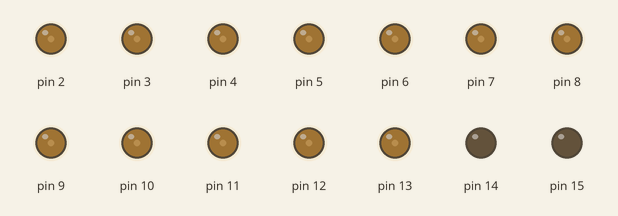
Recording of a sketch running on a simulated Arduino Mega 2560, built with avr-gcc and run on an emulated ATmega2560. On the bench: output pins drawn as LEDs (lit = HIGH). Pins used as bus, display or sensor lines are not drawn.

Above: at 0.05 s.
At 1.5 s:
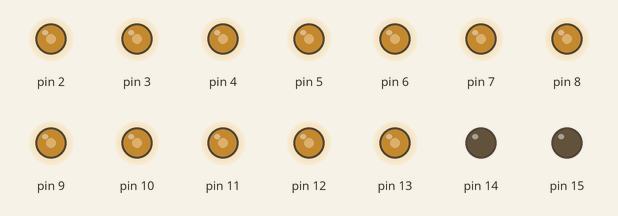
At 3.0 s:
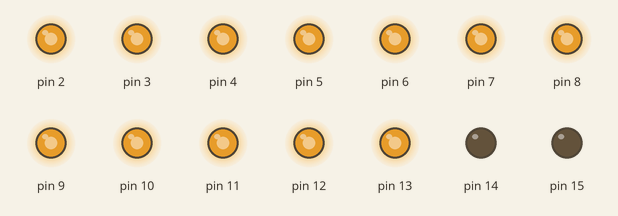
Timing chart, 0 to 6.9 s (numbered marks = the images above):
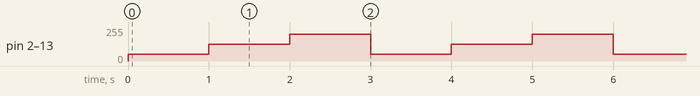

The sketch:

ArduinoCheck.ino
```cpp
/*  Coloque neste define qual o tipo de arduino que está sendo testado.
Opções atuais:
    - MEGA: Arduino mega

*/
#define MEGA


/*  Coloque neste define o tipo de teste que está sendo realizado.
Opções atuais:
    - IN: Todos os pinos são setados como input (menos o pino 1*) com pullup. O monitor serial mostrará quais pinos digitais ficam com valor LOW, e quais portas analógicas possuem um valor abaixo de 1000.
          Para testar: conecte um jumper com uma ponta em um GND do arduino, e a outra ponta em cada uma das outras portas digitais, e cheque, pelo monitor serial, se aquela porta aparece na tela;
                       Para as portas analógicas, teste cada uma delas tanto com o pino 3.3V quanto com o GND do arduino, e cheque no monitor serial se a porta selecionada aparece, e se os valores lidos são condizentes

        *: o pino 1 é utilizado pela porta serial, e esta é utilizada neste teste. Para testar esse pino específico como entrada digital, realizar um teste separado

    - OUT: Todos os pinos digitais são setados como output, e ficam alternando entre HIGH e LOW a cada segundo.
          Para testar: Com um multímetro ou um osciloscópio, cheque qual o valor lido em cada uma das portas. Espera-se que as leituras alternem-se entre aproximadamente 0V e 5V.


    - PWM: Todos os pinos digitais são setados como output, e os pinos de pwm enviam sinais pwm com duty cicle alternando entre 50/255, 125/255 e 200/255 a cada segundo.
          Para testar: Com um osciloscópio, cheque cada uma das entradas pwm e verifique se a onda que aparece está de acordo com o esperado.

    - INTERRUPT: Deixa os pinos de interrupt da placa como interrupt, detectando borda de descida, e um pullup na entrada.
          Para testar: Conecte uma ponta de um jumper no ground, e a outra ponta nos pinos de interrupt. No monitor serial, será indicado caso um sinal de interrupt fora detectado

*/
#define PWM


//Setando variável que determinará se os pinos digitais serão de input com pull-up ou de output
#if defined(IN) || defined(INTERRUPT)
  int XPUT = INPUT_PULLUP;
#endif

#if defined(OUT) || defined(PWM)
  int XPUT = OUTPUT;
#endif


//Flag utilizada pela função de interrupt, para indicar quando uma das portas foi utilizada
bool flagInt = false;

//Função de interrupt
void interrupt(){
  flagInt = true;
}


void setup() {
  //Coisas serão printadas, pra ver qq acontece
  Serial.begin(9600);

  #ifdef MEGA
    pinMode(0, XPUT);
    pinMode(1, XPUT);    //Pino 1 é usado para comunicação serial, e aqui a gente testa as coisas pela porta serial. Testar esse pino de um jeito diferente

    //Pinos digitais PWM
    pinMode(2, XPUT);
    pinMode(3, XPUT);
    pinMode(4, XPUT);
    pinMode(5, XPUT);
    pinMode(6, XPUT);
    pinMode(7, XPUT);
    pinMode(8, XPUT);
    pinMode(9, XPUT);
    pinMode(10, XPUT);
    pinMode(11, XPUT);
    pinMode(12, XPUT);
    pinMode(13, XPUT);

    //pinos digitais especiais
    pinMode(14, XPUT);
    pinMode(15, XPUT);
    pinMode(16, XPUT);
    pinMode(17, XPUT);
    pinMode(18, XPUT);
    pinMode(19, XPUT);

    //Outros pinos digitais
    pinMode(20, XPUT);
    pinMode(21, XPUT);
    pinMode(22, XPUT);
    pinMode(23, XPUT);
    pinMode(24, XPUT);
    pinMode(25, XPUT);
    pinMode(26, XPUT);
    pinMode(27, XPUT);
    pinMode(28, XPUT);
    pinMode(29, XPUT);

    pinMode(30, XPUT);
    pinMode(31, XPUT);
    pinMode(32, XPUT);
    pinMode(33, XPUT);
    pinMode(34, XPUT);
    pinMode(35, XPUT);
    pinMode(36, XPUT);
    pinMode(37, XPUT);
    pinMode(38, XPUT);
    pinMode(39, XPUT);

    pinMode(40, XPUT);
    pinMode(41, XPUT);
    pinMode(42, XPUT);
    pinMode(43, XPUT);
    pinMode(44, XPUT);
    pinMode(45, XPUT);
    pinMode(46, XPUT);
    pinMode(47, XPUT);
    pinMode(48, XPUT);
    pinMode(49, XPUT);

    pinMode(50, XPUT);
    pinMode(51, XPUT);
    pinMode(52, XPUT);
    pinMode(53, XPUT);


    //Pinos analógicos
    pinMode(A0, INPUT_PULLUP);
    pinMode(A1, INPUT_PULLUP);
    pinMode(A2, INPUT_PULLUP);
    pinMode(A3, INPUT_PULLUP);
    pinMode(A4, INPUT_PULLUP);
    pinMode(A5, INPUT_PULLUP);
    pinMode(A6, INPUT_PULLUP);
    pinMode(A7, INPUT_PULLUP);
    pinMode(A8, INPUT_PULLUP);
    pinMode(A9, INPUT_PULLUP);

    pinMode(A10, INPUT_PULLUP);
    pinMode(A11, INPUT_PULLUP);
    pinMode(A12, INPUT_PULLUP);
    pinMode(A13, INPUT_PULLUP);
    pinMode(A14, INPUT_PULLUP);
    pinMode(A15, INPUT_PULLUP);

    #ifdef INTERRUPT
      //Faz com que os pinos de interrupt do arduino sejam tratados como tal, sempre que houver uma borda de descida detectada, chamando todos a função interrupt()
      attachInterrupt(digitalPinToInterrupt(2), interrupt, FALLING);
      attachInterrupt(digitalPinToInterrupt(3), interrupt, FALLING);
      attachInterrupt(digitalPinToInterrupt(18), interrupt, FALLING);
      attachInterrupt(digitalPinToInterrupt(19), interrupt, FALLING);
      attachInterrupt(digitalPinToInterrupt(20), interrupt, FALLING);
      attachInterrupt(digitalPinToInterrupt(21), interrupt, FALLING);
    #endif

  #endif

}

void loop() {


  #ifdef MEGA
    /*********************** ROTINA PARA TESTE DE ENTRADA DOS PINOS **************************/
    #ifdef IN

      //Percorre todas as portas digitais
      Serial.print("LOW: ");
      for(int i=0; i<=53; i++){

        //Printa na tela as leituras que forem diferentes de HIGH
        if((digitalRead(i) == LOW) &&(i != 1)){   //Tira leitura da porta 1, essa é usada pelo serial print
          Serial.print(i);
          Serial.print(", ");
        }

      }

      //Percorre todas as portas analogicas
      for(int i=A0; i<=A15; i++){

        //Printa na tela se tiver recebido alguma leitura acima de 0
        int leitura = analogRead(i);
        if(leitura < 1000){
          Serial.print("A");
          Serial.print(i-A0);
          Serial.print(": ");
          Serial.print(leitura);
          Serial.print("; ");
        }

      }

      //Fim de linha pro fim de todos os prints
      Serial.println();

      delay(300);
    #endif
    /************************************************************************************/


    /*********************** ROTINA PARA TESTE DE SAIDA DOS PINOS **************************/
    #ifdef OUT

      //Faz todos os pinos digitais mandarem HIGH
      for(int i=2; i<=53; i++){
        digitalWrite(i, HIGH);
      }

      //Espera 1 segundo antes de trocar o estado do pino
      delay(1000);

      //Faz todos os pinos digitais mandarem LOW
      for(int i=0; i<=53; i++){
        digitalWrite(i, LOW);
      }


      //Espera 1 segundo antes de trocar o estado do pino
      delay(1000);

    #endif

    /******************************************************************************************/


  /*********************** ROTINA PARA TESTE DOS PINOS PWM **************************/
    #ifdef PWM

      //Faz todos os pinos pwm mandarem sinal com duty cicle de 50/255
      for(int i=0; i<=13; i++){
        analogWrite(i, 50);
      }

      //Espera 1 segundo antes de alterar o duty cicle
      delay(1000);

      //Faz todos os pinos pwm mandarem sinal com duty cicle de 125/255
      for(int i=0; i<=13; i++){
        analogWrite(i, 125);
      }

      //Espera 1 segundo antes de alterar o duty cicle
      delay(1000);

      //Faz todos os pinos pwm mandarem sinal com duty cicle de 200/255
      for(int i=0; i<=13; i++){
        analogWrite(i, 200);
      }

      //Espera 1 segundo antes de alterar o duty cicle
      delay(1000);

    #endif

    /******************************************************************************************/


  /*********************** ROTINA PARA TESTE DOS PINOS INTERRUPT **************************/
    #ifdef INTERRUPT
      if(flagInt){
        Serial.println("Interrupt detectado.");
        flagInt = false;
      }

    #endif

    /******************************************************************************************/

  #endif

}
```

Measured:
- by itself, pin 2–13: repeats every 3.0 s: 125/255 1.0 s, 200/255 1.0 s, 50/255 1.0 s
